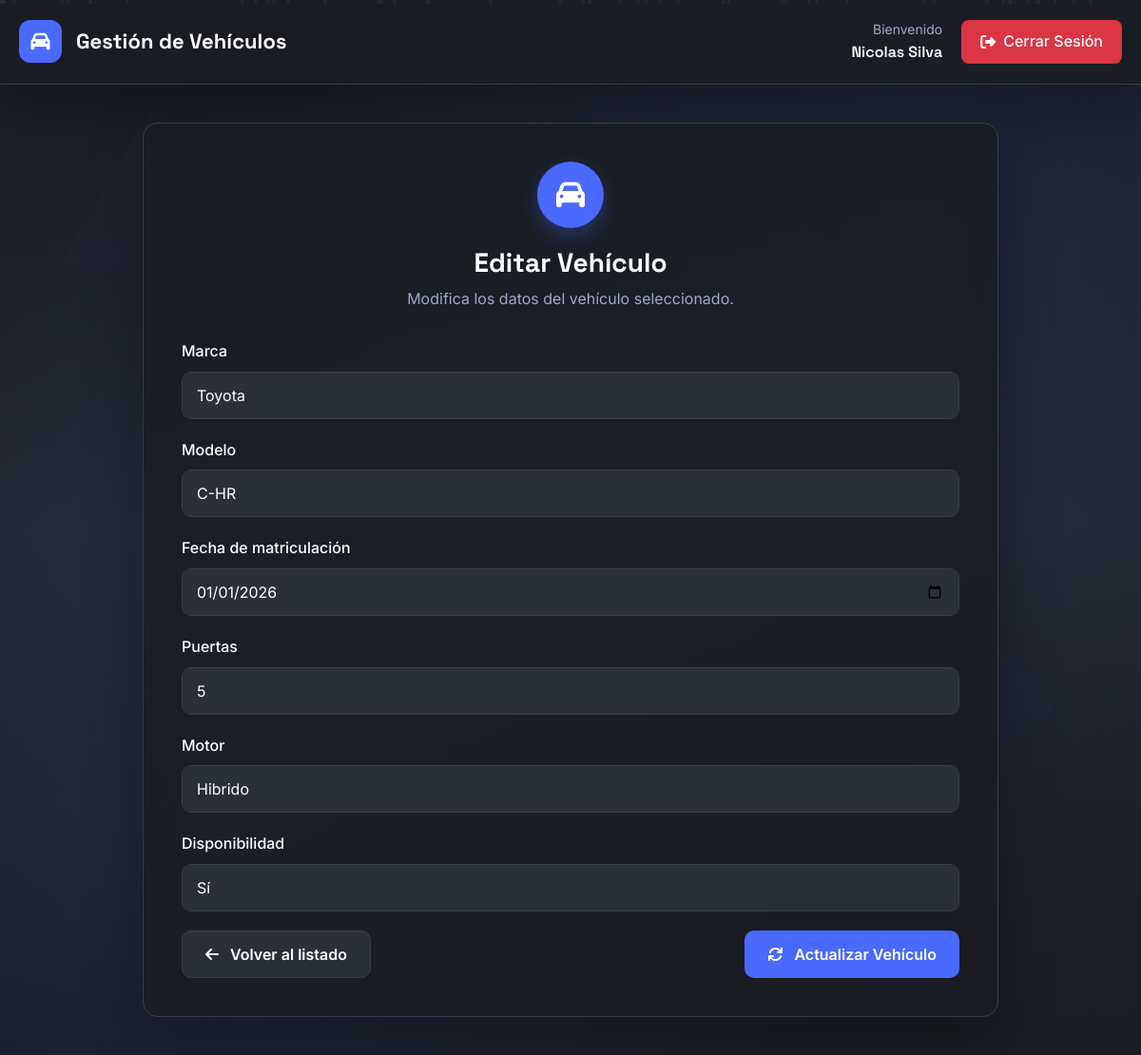
/index.php?controller=vehiculo&action=edit&id=1 (signed in), run on the app's committed database.
### tables this page shows
CREATE TABLE `vehiculos` (
  `id` int(11) NOT NULL,
  `marca` varchar(50) NOT NULL,
  `modelo` varchar(50) NOT NULL,
  `fecha_matriculacion` date NOT NULL,
  `puertas` tinyint(1) NOT NULL,
  `motor` enum('Diesel','Gasolina','Hibrido','Electrico') NOT NULL,
  `disponibilidad` enum('Si','No') NOT NULL
);

### config/Database.php (called while the page is built, shortened)
<?php
class Database
{
    private string $host     = 'localhost';
    private string $db_name  = 'loginphp';
    private string $username = 'root';
    private string $password = '';
    private ?PDO $conn = null;
    public function getConnection(): ?PDO
    {
        try {
            $dsn = "mysql:host={$this->host};dbname={$this->db_name};charset=utf8mb4";
            $this->conn = new PDO($dsn, $this->username, $this->password, [
                PDO::ATTR_ERRMODE            => PDO::ERRMODE_EXCEPTION,
                PDO::ATTR_DEFAULT_FETCH_MODE => PDO::FETCH_ASSOC,
            ]);
        } catch (PDOException $exception) {
            die('Error de conexión a la base de datos');
        }
        return $this->conn;
    }
}

### models/Vehiculo.php (called while the page is built, shortened)
<?php
class Vehiculo
{
    private PDO $conn;
    private string $table_name = 'vehiculos';
    public ?int $id = null;
    public function __construct(PDO $db)
    {
        $this->conn = $db;
    }
    public function readOne(): void
    {
        $query = "SELECT id, marca, modelo, fecha_matriculacion, puertas, motor, disponibilidad
                  FROM {$this->table_name}
                  WHERE id = :id
                  LIMIT 1";
        $stmt = $this->conn->prepare($query);
        $stmt->bindParam(':id', $this->id, PDO::PARAM_INT);
        $stmt->execute();
        if ($row = $stmt->fetch(PDO::FETCH_ASSOC)) {
            $this->id                   = (int)$row['id'];
            $this->marca                = $row['marca'];
            $this->modelo               = $row['modelo'];
            $this->fecha_matriculacion  = $row['fecha_matriculacion'];
            $this->puertas              = (int)$row['puertas'];
            $this->motor                = $row['motor'];
            $this->disponibilidad       = $row['disponibilidad'];
        }
    }
}

### views/vehiculos/editar.php (the view, shortened to what this page needs)
<!DOCTYPE html>
<html lang="es">
<head>
    <link href="https://cdn.jsdelivr.net/npm/bootstrap@5.3.3/dist/css/bootstrap.min.css" rel="stylesheet">
    <link rel="stylesheet" href="https://cdnjs.cloudflare.com/ajax/libs/font-awesome/6.4.0/css/all.min.css">
    <link rel="stylesheet" href="styles/crud.css">
</head>
<body>
    <div class="bg-animation"></div>
    <div class="particle-system" id="particles"></div>
    <div class="geometric-shapes">
        <div class="geo-shape triangle" style="top: 10%; left: 5%;"></div>
        <div class="geo-shape circle" style="bottom: 20%; left: 15%;"></div>
    </div>
    <div class="page-container">
        <header class="page-header">
            <div class="header-content">
                <div class="logo-section">
                    <div class="logo-icon"><i class="fas fa-car"></i></div>
                    <div class="logo-text">Gestión de Vehículos</div>
                </div>
                <div class="user-section">
                    <div class="user-info">
                        <div class="user-welcome">Bienvenido</div>
                        <div class="user-name">
                            <?php if (isset($_SESSION['nombre'], $_SESSION['apellidos'])): ?>
                                <?php echo htmlspecialchars($_SESSION['nombre'] . ' ' . $_SESSION['apellidos']); ?>
                            <?php else: ?>
                                Administrador
                            <?php endif; ?>
                        </div>
                    </div>
                    <a href="index.php?controller=auth&action=logout" class="logout-btn"><i class="fas fa-sign-out-alt"></i> Cerrar Sesión</a>
                </div>
            </div>
        </header>
        <main class="page-content">
            <div class="main-card">
                <div class="main-card-header">
                    <div class="main-card-icon"><i class="fas fa-car"></i></div>
                    <h1 class="main-card-title">Editar Vehículo</h1>
                    <p class="main-card-subtitle">Modifica los datos del vehículo seleccionado.</p>
                </div>
                <form method="POST" action="index.php?controller=vehiculo&action=edit">
                    <div class="form-group"><label for="marca" class="form-label">Marca</label><input type="text" class="form-control" name="marca" id="marca" value="<?php echo htmlspecialchars($vehiculo->marca); ?>" required></div>
                    <div class="form-group"><label for="modelo" class="form-label">Modelo</label><input type="text" class="form-control" name="modelo" id="modelo" value="<?php echo htmlspecialchars($vehiculo->modelo); ?>" required></div>
                    <div class="form-group"><label for="fecha_matriculacion" class="form-label">Fecha de matriculación</label><input type="date" class="form-control" name="fecha_matriculacion" id="fecha_matriculacion" max="<?php echo date('Y-m-d'); ?>" value="<?php echo htmlspecialchars($vehiculo->fecha_matriculacion); ?>" required></div>
                    <div class="form-group"><label for="puertas" class="form-label">Puertas</label><input type="number" min="1" max="8" class="form-control" name="puertas" id="puertas" value="<?php echo htmlspecialchars($vehiculo->puertas); ?>" required></div>
                    <div class="form-group"><label for="motor" class="form-label">Motor</label>
                        <select class="form-control" name="motor" id="motor" required>
                            <?php $motores = ['Diesel','Gasolina','Hibrido','Electrico']; ?>
                            <?php foreach ($motores as $m): ?>
                                <option value="<?php echo $m; ?>" <?php echo ($vehiculo->motor === $m) ? 'selected' : ''; ?>><?php echo $m; ?></option>
                            <?php endforeach; ?>
                        </select>
                    </div>
                    <div class="form-group"><label for="disponibilidad" class="form-label">Disponibilidad</label>
                        <select class="form-control" name="disponibilidad" id="disponibilidad" required>
                            <option value="Si" <?php echo ($vehiculo->disponibilidad === 'Si') ? 'selected' : ''; ?>>Sí</option>
                        </select>
                    </div>
                    <div class="d-flex justify-content-between">
                        <a href="index.php?controller=vehiculo&action=index" class="btn btn-secondary"><i class="fas fa-arrow-left me-1"></i> Volver al listado</a>
                        <button type="submit" class="btn btn-primary"><i class="fas fa-sync me-1"></i> Actualizar Vehículo</button>
                    </div>
                </form>
            </div>
        </main>
    </div>
</body>
</html>

### data on the page
vehiculos: marca "Toyota", modelo "C-HR", fecha_matriculacion "01/01/2026", puertas "5", motor "Hibrido", disponibilidad "Sí"

### other printed values
$_SESSION['nombre'] . ' ' . $_SESSION['apellidos'] "Nicolas Silva"
